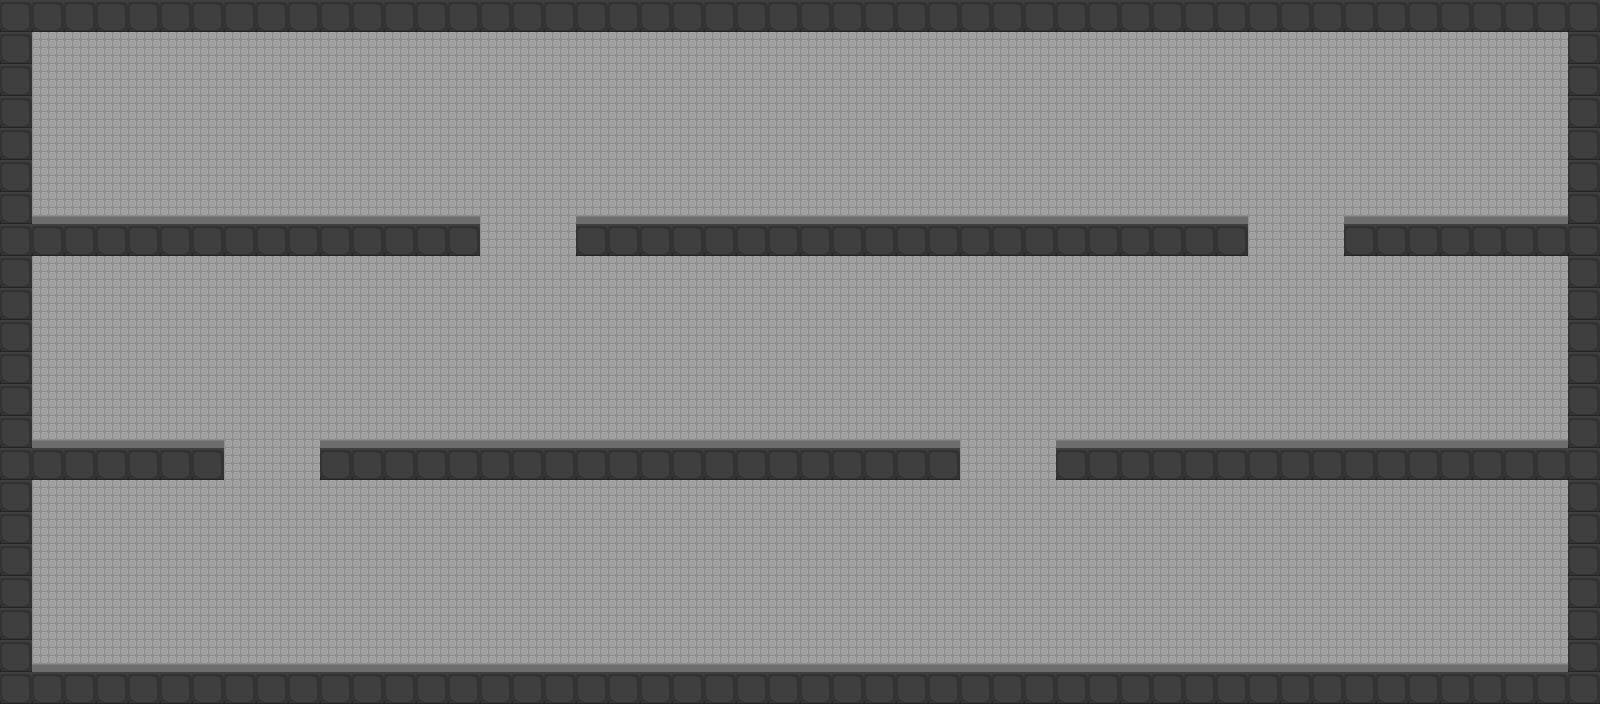

A level layout from a 2D game, rendered from its tile map. Below: a short description, then the map file with its tile-grid data intact:
An orthogonal 50x22 tile map with 32x32 px tiles, 2 tile layers (Background, Foreground) and 24 objects (9x light, exitpoint).

<map version="1.0" orientation="orthogonal" renderorder="right-down" width="50" height="22" tilewidth="32" tileheight="32" nextobjectid="53">
 <tileset firstgid="1" name="tiles" tilewidth="32" tileheight="32" tilecount="4" columns="0">
  <tile id="0">
   <image width="32" height="32" source="../tiles/tileWall.png" />
  </tile>
  <tile id="1">
   <image width="32" height="32" source="../tiles/tileBG.png" />
  </tile>
  <tile id="3">
   <image width="32" height="32" source="../tiles/tileSpikes.png" />
  </tile>
  <tile id="4">
   <image width="32" height="32" source="../tiles/tileBGbot.png" />
  </tile>
 </tileset>
 <layer name="Background" width="50" height="22">
  <data encoding="csv">
0,0,0,0,0,0,0,0,0,0,0,0,0,0,0,0,0,0,0,0,0,0,0,0,0,0,0,0,0,0,0,0,0,0,0,0,0,0,0,0,0,0,0,0,0,0,0,0,0,0,
0,2,2,2,2,2,2,2,2,2,2,2,2,2,2,2,2,2,2,2,2,2,2,2,2,2,2,2,2,2,2,2,2,2,2,2,2,2,2,2,2,2,2,2,2,2,2,2,2,0,
0,2,2,2,2,2,2,2,2,2,2,2,2,2,2,2,2,2,2,2,2,2,2,2,2,2,2,2,2,2,2,2,2,2,2,2,2,2,2,2,2,2,2,2,2,2,2,2,2,0,
2,2,2,2,2,2,2,2,2,2,2,2,2,2,2,2,2,2,2,2,2,2,2,2,2,2,2,2,2,2,2,2,2,2,2,2,2,2,2,2,2,2,2,2,2,2,2,2,2,0,
2,2,2,2,2,2,2,2,2,2,2,2,2,2,2,2,2,2,2,2,2,2,2,2,2,2,2,2,2,2,2,2,2,2,2,2,2,2,2,2,2,2,2,2,2,2,2,2,2,0,
2,2,2,2,2,2,2,2,2,2,2,2,2,2,2,2,2,2,2,2,2,2,2,2,2,2,2,2,2,2,2,2,2,2,2,2,2,2,2,2,2,2,2,2,2,2,2,2,2,0,
2,5,5,5,5,5,5,5,5,5,5,5,5,5,5,2,2,2,5,5,5,5,5,5,5,5,5,5,5,5,5,5,5,5,5,5,5,5,5,2,2,2,5,5,5,5,5,5,5,0,
2,2,2,2,2,2,2,2,2,2,2,2,2,2,2,2,2,2,2,2,2,2,2,2,2,2,2,2,2,2,2,2,2,2,2,2,2,2,2,2,2,2,2,2,2,2,2,2,2,0,
2,2,2,2,2,2,2,2,2,2,2,2,2,2,2,2,2,2,2,2,2,2,2,2,2,2,2,2,2,2,2,2,2,2,2,2,2,2,2,2,2,2,2,2,2,2,2,2,2,2,
2,2,2,2,2,2,2,2,2,2,2,2,2,2,2,2,2,2,2,2,2,2,2,2,2,2,2,2,2,2,2,2,2,2,2,2,2,2,2,2,2,2,2,2,2,2,2,2,2,2,
2,2,2,2,2,2,2,2,2,2,2,2,2,2,2,2,2,2,2,2,2,2,2,2,2,2,2,2,2,2,2,2,2,2,2,2,2,2,2,2,2,2,2,2,2,2,2,2,2,2,
2,2,2,2,2,2,2,2,2,2,2,2,2,2,2,2,2,2,2,2,2,2,2,2,2,2,2,2,2,2,2,2,2,2,2,2,2,2,2,2,2,2,2,2,2,2,2,2,2,0,
2,2,2,2,2,2,2,2,2,2,2,2,2,2,2,2,2,2,2,2,2,2,2,2,2,2,2,2,2,2,2,2,2,2,2,2,2,2,2,2,2,2,2,2,2,2,2,2,2,0,
2,5,5,5,5,5,5,2,2,2,5,5,5,5,5,5,5,5,5,5,5,5,5,5,5,5,5,5,5,5,2,2,2,5,5,5,5,5,5,5,5,5,5,5,5,5,5,5,5,0,
2,2,2,2,2,2,2,2,2,2,2,2,2,2,2,2,2,2,2,2,2,2,2,2,2,2,2,2,2,2,2,2,2,2,2,2,2,2,2,2,2,2,2,2,2,2,2,2,2,0,
2,2,2,2,2,2,2,2,2,2,2,2,2,2,2,2,2,2,2,2,2,2,2,2,2,2,2,2,2,2,2,2,2,2,2,2,2,2,2,2,2,2,2,2,2,2,2,2,2,0,
2,2,2,2,2,2,2,2,2,2,2,2,2,2,2,2,2,2,2,2,2,2,2,2,2,2,2,2,2,2,2,2,2,2,2,2,2,2,2,2,2,2,2,2,2,2,2,2,2,0,
2,2,2,2,2,2,2,2,2,2,2,2,2,2,2,2,2,2,2,2,2,2,2,2,2,2,2,2,2,2,2,2,2,2,2,2,2,2,2,2,2,2,2,2,2,2,2,2,2,0,
2,2,2,2,2,2,2,2,2,2,2,2,2,2,2,2,2,2,2,2,2,2,2,2,2,2,2,2,2,2,2,2,2,2,2,2,2,2,2,2,2,2,2,2,2,2,2,2,2,0,
0,2,2,2,2,2,2,2,2,2,2,2,2,2,2,2,2,2,2,2,2,2,2,2,2,2,2,2,2,2,2,2,2,2,2,2,2,2,2,2,2,2,2,2,2,2,2,2,2,0,
0,5,5,5,5,5,5,5,5,5,5,5,5,5,5,5,5,5,5,5,5,5,5,5,5,5,5,5,5,5,5,5,5,5,5,5,5,5,5,5,5,5,5,5,5,5,5,5,5,0,
0,0,0,0,0,0,0,0,0,0,0,0,0,0,0,0,0,0,0,0,0,0,0,0,0,0,0,0,0,0,0,0,0,0,0,0,0,0,0,0,0,0,0,0,0,0,0,0,0,0
</data>
 </layer>
 <layer name="Foreground" width="50" height="22">
  <data encoding="csv">
1,1,1,1,1,1,1,1,1,1,1,1,1,1,1,1,1,1,1,1,1,1,1,1,1,1,1,1,1,1,1,1,1,1,1,1,1,1,1,1,1,1,1,1,1,1,1,1,1,1,
1,0,0,0,0,0,0,0,0,0,0,0,0,0,0,0,0,0,0,0,0,0,0,0,0,0,0,0,0,0,0,0,0,0,0,0,0,0,0,0,0,0,0,0,0,0,0,0,0,1,
1,0,0,0,0,0,0,0,0,0,0,0,0,0,0,0,0,0,0,0,0,0,0,0,0,0,0,0,0,0,0,0,0,0,0,0,0,0,0,0,0,0,0,0,0,0,0,0,0,1,
1,0,0,0,0,0,0,0,0,0,0,0,0,0,0,0,0,0,0,0,0,0,0,0,0,0,0,0,0,0,0,0,0,0,0,0,0,0,0,0,0,0,0,0,0,0,0,0,0,1,
1,0,0,0,0,0,0,0,0,0,0,0,0,0,0,0,0,0,0,0,0,0,0,0,0,0,0,0,0,0,0,0,0,0,0,0,0,0,0,0,0,0,0,0,0,0,0,0,0,1,
1,0,0,0,0,0,0,0,0,0,0,0,0,0,0,0,0,0,0,0,0,0,0,0,0,0,0,0,0,0,0,0,0,0,0,0,0,0,0,0,0,0,0,0,0,0,0,0,0,1,
1,0,0,0,0,0,0,0,0,0,0,0,0,0,0,0,0,0,0,0,0,0,0,0,0,0,0,0,0,0,0,0,0,0,0,0,0,0,0,0,0,0,0,0,0,0,0,0,0,1,
1,1,1,1,1,1,1,1,1,1,1,1,1,1,1,0,0,0,1,1,1,1,1,1,1,1,1,1,1,1,1,1,1,1,1,1,1,1,1,0,0,0,1,1,1,1,1,1,1,1,
1,0,0,0,0,0,0,0,0,0,0,0,0,0,0,0,0,0,0,0,0,0,0,0,0,0,0,0,0,0,0,0,0,0,0,0,0,0,0,0,0,0,0,0,0,0,0,0,0,1,
1,0,0,0,0,0,0,0,0,0,0,0,0,0,0,0,0,0,0,0,0,0,0,0,0,0,0,0,0,0,0,0,0,0,0,0,0,0,0,0,0,0,0,0,0,0,0,0,0,1,
1,0,0,0,0,0,0,0,0,0,0,0,0,0,0,0,0,0,0,0,0,0,0,0,0,0,0,0,0,0,0,0,0,0,0,0,0,0,0,0,0,0,0,0,0,0,0,0,0,1,
1,0,0,0,0,0,0,0,0,0,0,0,0,0,0,0,0,0,0,0,0,0,0,0,0,0,0,0,0,0,0,0,0,0,0,0,0,0,0,0,0,0,0,0,0,0,0,0,0,1,
1,0,0,0,0,0,0,0,0,0,0,0,0,0,0,0,0,0,0,0,0,0,0,0,0,0,0,0,0,0,0,0,0,0,0,0,0,0,0,0,0,0,0,0,0,0,0,0,0,1,
1,0,0,0,0,0,0,0,0,0,0,0,0,0,0,0,0,0,0,0,0,0,0,0,0,0,0,0,0,0,0,0,0,0,0,0,0,0,0,0,0,0,0,0,0,0,0,0,0,1,
1,1,1,1,1,1,1,0,0,0,1,1,1,1,1,1,1,1,1,1,1,1,1,1,1,1,1,1,1,1,0,0,0,1,1,1,1,1,1,1,1,1,1,1,1,1,1,1,1,1,
1,0,0,0,0,0,0,0,0,0,0,0,0,0,0,0,0,0,0,0,0,0,0,0,0,0,0,0,0,0,0,0,0,0,0,0,0,0,0,0,0,0,0,0,0,0,0,0,0,1,
1,0,0,0,0,0,0,0,0,0,0,0,0,0,0,0,0,0,0,0,0,0,0,0,0,0,0,0,0,0,0,0,0,0,0,0,0,0,0,0,0,0,0,0,0,0,0,0,0,1,
1,0,0,0,0,0,0,0,0,0,0,0,0,0,0,0,0,0,0,0,0,0,0,0,0,0,0,0,0,0,0,0,0,0,0,0,0,0,0,0,0,0,0,0,0,0,0,0,0,1,
1,0,0,0,0,0,0,0,0,0,0,0,0,0,0,0,0,0,0,0,0,0,0,0,0,0,0,0,0,0,0,0,0,0,0,0,0,0,0,0,0,0,0,0,0,0,0,0,0,1,
1,0,0,0,0,0,0,0,0,0,0,0,0,0,0,0,0,0,0,0,0,0,0,0,0,0,0,0,0,0,0,0,0,0,0,0,0,0,0,0,0,0,0,0,0,0,0,0,0,1,
1,0,0,0,0,0,0,0,0,0,0,0,0,0,0,0,0,0,0,0,0,0,0,0,0,0,0,0,0,0,0,0,0,0,0,0,0,0,0,0,0,0,0,0,0,0,0,0,0,1,
1,1,1,1,1,1,1,1,1,1,1,1,1,1,1,1,1,1,1,1,1,1,1,1,1,1,1,1,1,1,1,1,1,1,1,1,1,1,1,1,1,1,1,1,1,1,1,1,1,1
</data>
 </layer>
 <objectgroup name="collision">
  <object id="1" x="0" y="0" width="1600" height="32" />
  <object id="7" x="0" y="224" width="480" height="32" />
  <object id="8" x="0" y="32" width="32" height="192" />
  <object id="9" x="576" y="224" width="672" height="32" />
  <object id="11" x="1344" y="224" width="256" height="32" />
  <object id="12" x="1568" y="32" width="32" height="192" />
  <object id="13" x="0" y="256" width="32" height="192" />
  <object id="14" x="0" y="448" width="224" height="32" />
  <object id="15" x="320" y="448" width="640" height="32" />
  <object id="16" x="1056" y="448" width="544" height="32" />
  <object id="17" x="1568" y="256" width="32" height="192" />
  <object id="18" x="0" y="480" width="32" height="192" />
  <object id="19" x="0" y="672" width="1600" height="32" />
  <object id="20" x="1568" y="480" width="32" height="192" />
 </objectgroup>
 <objectgroup name="objects">
  <object id="24" name="exitpoint" x="1472" y="576" width="64" height="96" />
 </objectgroup>
 <objectgroup name="lights">
  <object id="44" name="light" x="144" y="40">
   <ellipse />
  </object>
  <object id="45" name="light" x="816" y="264">
   <ellipse />
  </object>
  <object id="46" name="light" x="816" y="40">
   <ellipse />
  </object>
  <object id="47" name="light" x="1456" y="264">
   <ellipse />
  </object>
  <object id="48" name="light" x="816" y="488">
   <ellipse />
  </object>
  <object id="49" name="light" x="144" y="264">
   <ellipse />
  </object>
  <object id="50" name="light" x="1456" y="488">
   <ellipse />
  </object>
  <object id="51" name="light" x="144" y="488">
   <ellipse />
  </object>
  <object id="52" name="light" x="1456" y="40">
   <ellipse />
  </object>
 </objectgroup>
</map>
